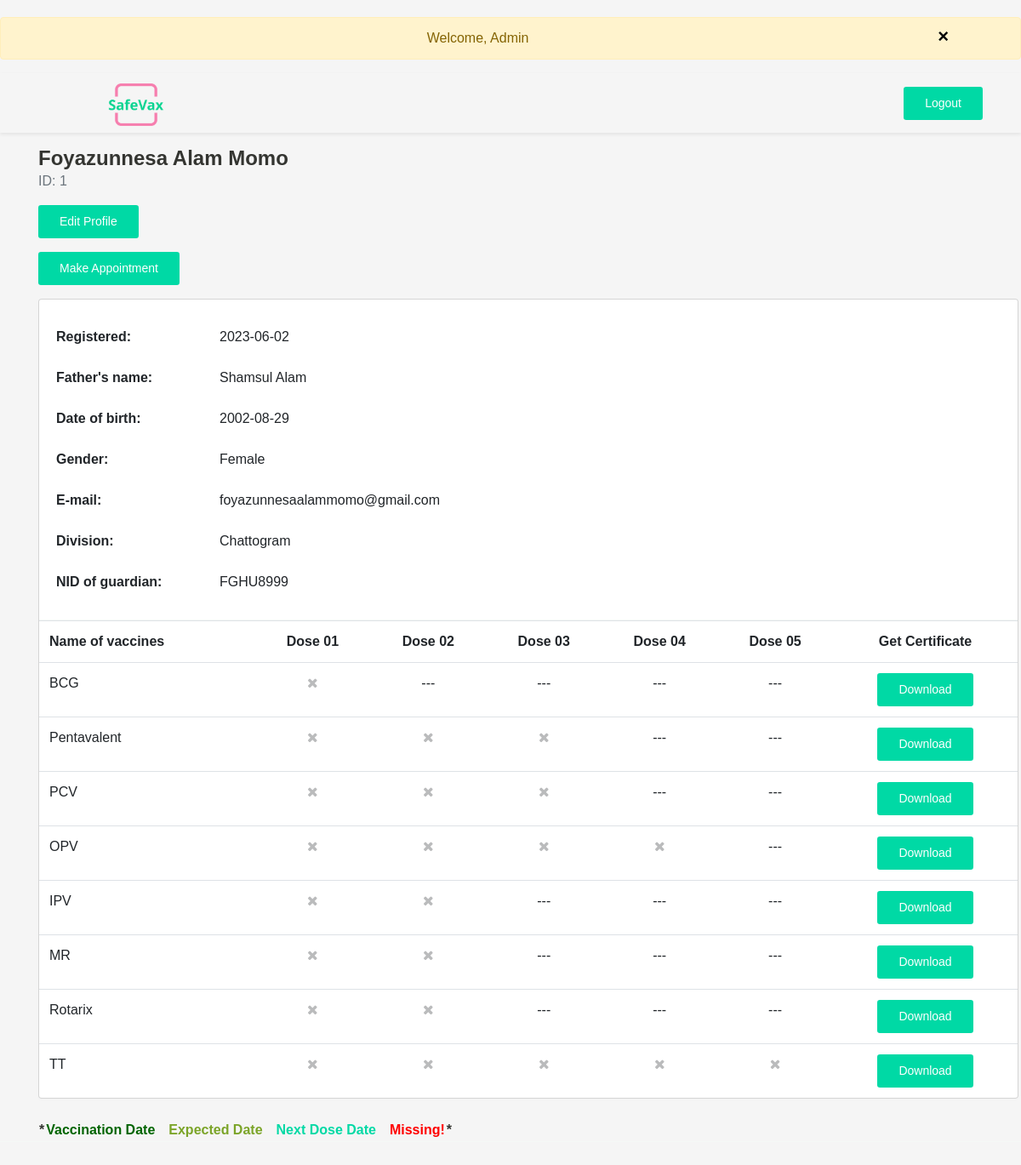
/view_user_information.php (signed in), run on the app's committed database.
### tables this page shows
CREATE TABLE `user` (
  `u_id` int(191) NOT NULL,
  `u_firstname` varchar(191) NOT NULL,
  `u_lastname` varchar(191) NOT NULL,
  `u_ffirstname` varchar(191) NOT NULL,
  `u_flastname` varchar(191) NOT NULL,
  `u_fnid` varchar(191) NOT NULL,
  `u_email` varchar(191) NOT NULL,
  `u_dob` date NOT NULL,
  `u_gender` varchar(10) NOT NULL,
  `u_division` varchar(191) NOT NULL,
  `u_password` varchar(191) NOT NULL,
  `u_role` tinyint(5) NOT NULL DEFAULT 0,
  `dateofcreation` date NOT NULL DEFAULT current_timestamp()
);

### view_user_information.php (the view, shortened to what the rows shown need)
<?php
include('./config/dbconfig.php');
include('message.php');
$email = $_SESSION['email'];
$result = mysqli_query($con, "SELECT * FROM user WHERE u_email='$email'");
$retrive = mysqli_fetch_array($result);
$id = $retrive['u_id'];
$name = $retrive['u_firstname'];
$lname = $retrive['u_lastname'];
$regdate = $retrive['dateofcreation'];
$ffirstname = $retrive['u_ffirstname'];
$flastname = $retrive['u_flastname'];
$dob = $retrive['u_dob'];
$gender = $retrive['u_gender'];
$email = $retrive['u_email'];
$division = $retrive['u_division'];
$fnid = $retrive['u_fnid'];
?>
<!DOCTYPE html>
<html lang="en">
<head>
<link href="https://cdn.jsdelivr.net/npm/bootstrap@4.5.0/dist/css/bootstrap.min.css" rel="stylesheet">
 <link rel="stylesheet" href="./assets/css/maicons.css">
  <link rel="stylesheet" href="./assets/css/bootstrap.css">
  <link rel="stylesheet" href="./assets/vendor/owl-carousel/css/owl.carousel.css">
  <link rel="stylesheet" href="./assets/vendor/animate/animate.css">
  <link rel="stylesheet" href="./assets/css/theme.css">
  <link rel="stylesheet" href="./assets/css/register.css">
  <link rel="stylesheet" href="https://cdnjs.cloudflare.com/ajax/libs/font-awesome/5.15.2/css/all.min.css"/>
</head>
<body>
  <link href="https://maxcdn.bootstrapcdn.com/font-awesome/4.7.0/css/font-awesome.min.css" rel="stylesheet" />
<div class="container bootdey flex-grow-1 container-p-y">
<div class="media align-items-center py-3 mb-0">
<div class="media-body ml-0">
<h4 class="font-weight-bold mb-0"><?php echo $name." ".$lname ?></h4>
<div class="text-muted mb-3">ID: <?php echo $id ?>
    </div>
    <div class="text-muted mb-3">
    <form action="edit-profile.php" method="POST">
    </form>
</div>
<div class="text-muted mr-3">
            <form action="appointment.php" method="POST">
            </form>
</div>
</div>
</div>
<div class="card mb-4" style="width:72rem; box-align:justified;">
<div class="card-body">
<table class="table user-view-table m-0">
<tbody>
<tr>
<td><strong>Registered:</strong></td>
<td><?php echo $regdate ?></td>
</tr>
<tr>
<td><strong>Father's name:</strong></td>
<td><?php echo $ffirstname." ".$flastname ?></td>
</tr>
<tr>
<td><strong>Date of birth:</strong></td>
<td><?php echo $dob ?></td>
</tr>
<tr>
<td><strong>Gender:</strong></td>
<td><?php echo $gender ?></td>
</tr>
<tr>
<td><strong>E-mail:</strong></td>
<td><?php echo $email ?></td>
</tr>
<tr>
<td><strong>Division:</strong></td>
<td><?php echo $division ?></td>
</tr>
<tr>
<td><strong>NID of guardian:</strong></td>
<td><?php echo $fnid ?></td>
</tr>
</tbody>
</table>
</div>
<div class="table-responsive">
<table class="table card-table m-0">
<tbody>
<tr>
<th>Name of vaccines</th>
<th style="text-align:center;">Dose 01</th>
<th style="text-align:center;">Dose 02</th>
<th style="text-align:center;">Dose 03</th>
<th style="text-align:center;">Dose 04</th>
<th style="text-align:center;">Dose 05</th>
<th style="text-align:center;">Get Certificate</th>
</tr>
</tbody>
</table>
</div>
</div>
</div>
</body>
</html>

### data on the page
user: u_firstname "Foyazunnesa Alam", u_lastname "Momo", u_id "1", dateofcreation "2023-06-02", u_ffirstname "Shamsul", u_flastname "Alam", u_dob "2002-08-29", u_gender "Female", u_email "foyazunnesaalammomo@gmail.com", u_division "Chattogram", u_fnid "FGHU8999"

### other printed values
$_SESSION['message'] "Welcome, Admin"
